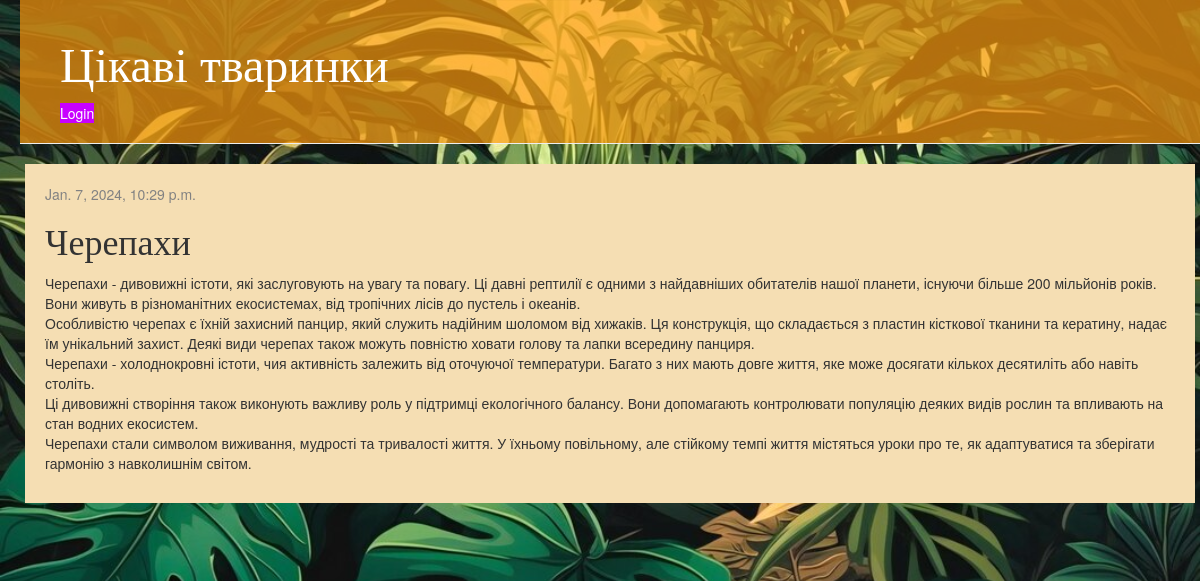
The app's page /post/1/ with its own data.
### blog/models.py (models this page shows, shortened)
class Post(models.Model):
    author = models.ForeignKey(settings.AUTH_USER_MODEL, on_delete=models.CASCADE)
    title = models.CharField(max_length=200)
    text = models.TextField()
    created_date = models.DateTimeField(default=timezone.now)
    published_date = models.DateTimeField(blank=True, null=True)

### blog/views.py (the view)
# urls.py: path('post/<int:pk>/', views.post_detail, name='post_detail'),
def post_detail(request, pk):
    post = get_object_or_404(Post, pk=pk)
    return render(request, 'blog/post_detail.html', {'post': post})

### blog/templates/blog/post_detail.html (shortened to what this page needs)
{% extends 'blog/base.html' %}
{% block content %}
    <div class="post">
        {% if post.published_date %}
            <div class="date">
                {{ post.published_date }}
            </div>
        {% endif %}
        <h1>{{ post.title }}</h1>
        <p>{{ post.text|linebreaksbr }}</p>
    </div>
{% endblock %}

### blog/static/css/blog.css (style rules this page uses)
body { padding-left: 20px; background-image: url("jungle.jpg"); background-size: contain ; }
h1, h2, h3, h4 { font-family: 'Lobster', cursive; }
.date { color: #828282; }
.post { margin-bottom: 50px; background-color: wheat; padding: 20px }

### records on screen
Post: published_date "Jan. 7, 2024, 10:29 p.m.", title "Черепахи", text "Черепахи - дивовижні істоти, які заслуговують на увагу та повагу. Ці давні рептилії є одними з найдавніших обитателів нашої планети, існуючи більше 200 мільйонів років. Вони живуть в різноманітних екосистемах, від тропічних лісів до пустель і океанів. Особливістю черепах є їхній захисний панцир, який служить надійним шоломом від хижаків. Ця конструкція, що складається з пластин кісткової тканини та кератину, надає їм унікальний захист. Деякі види черепах також можуть повністю ховати голову та лапки всередину панциря. Черепахи - холоднокровні істоти, чия активність залежить від оточуючої температури. Багато з них мають довге життя, яке може досягати кількох десятиліть або навіть століть. Ці…"
